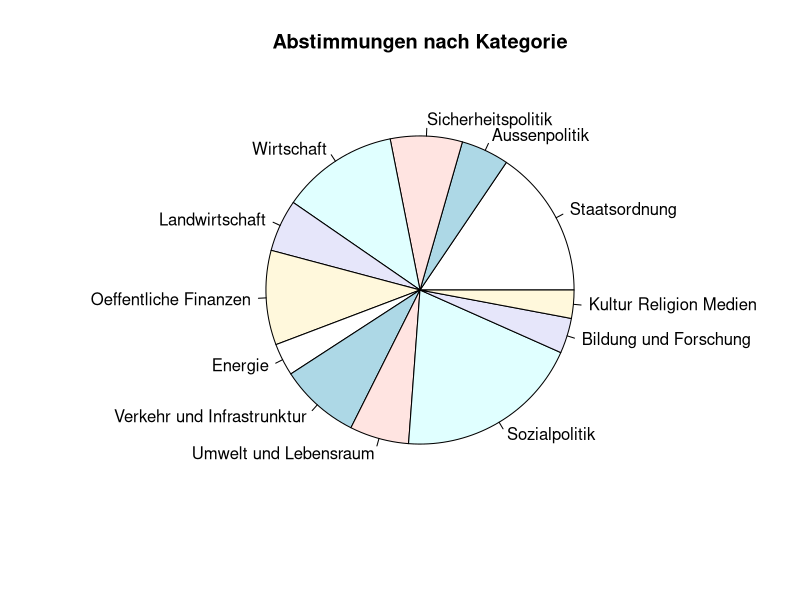
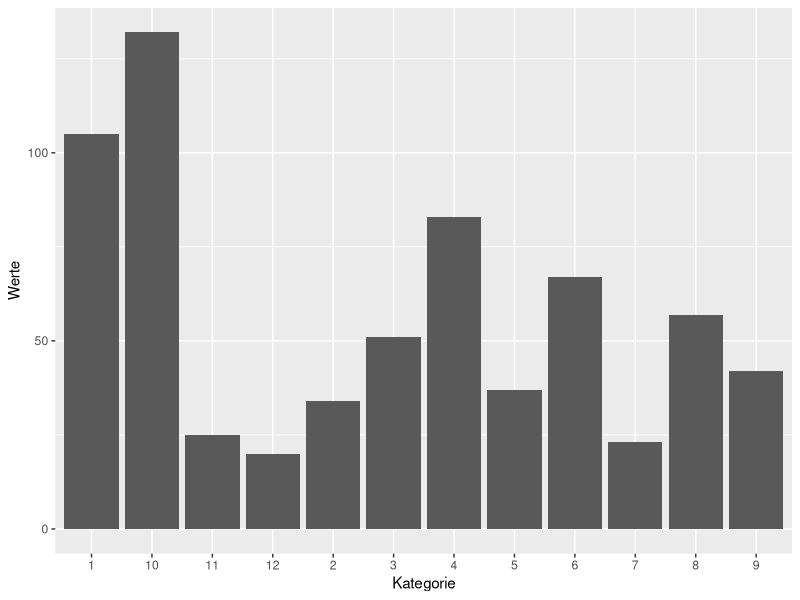
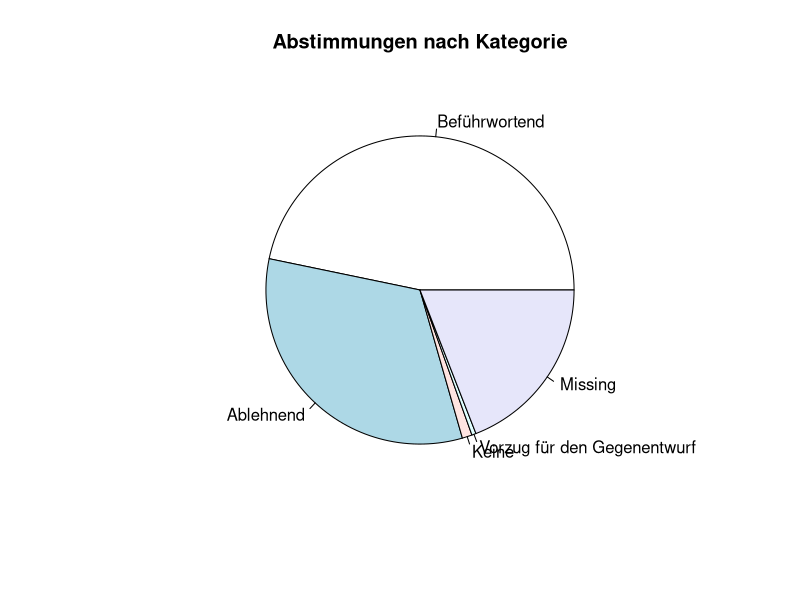
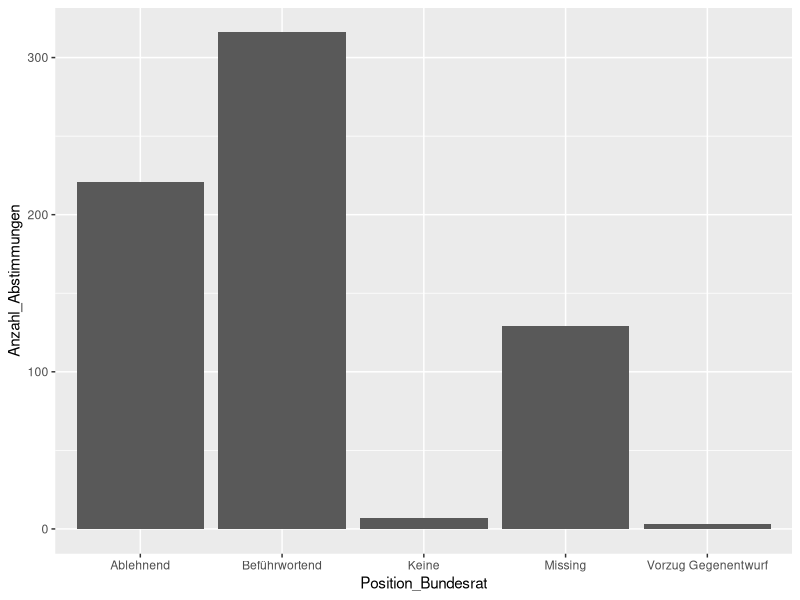
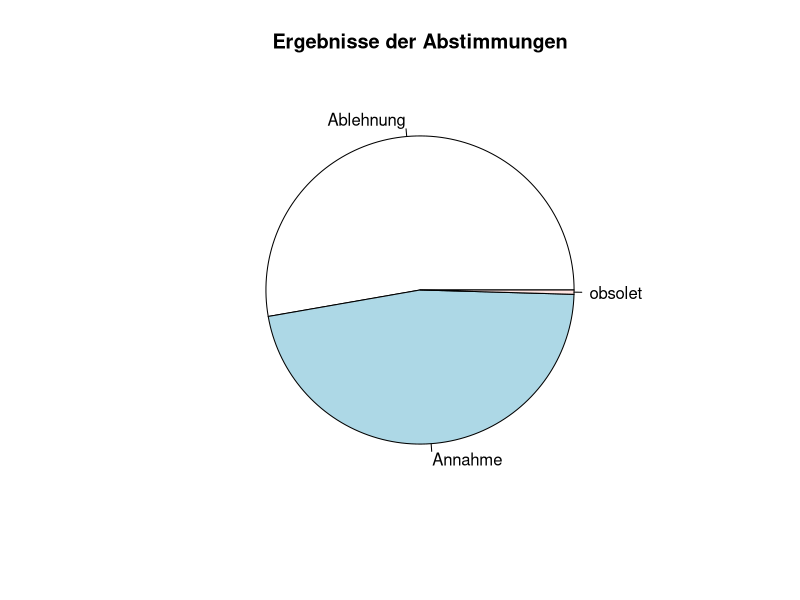

These charts were generated, in order, by the following R code:
## ---- chunk 1
library(ggplot2)
## ---- chunk 2
data_csv <- read.csv2("DatensatzAbstimmungen.csv", na = "NA")
data_csv
## ---- chunk 3
#datum <- subset(data_csv, select=c(anr,datum,annahme))
#datum

# Beispiel 5. Zeile und 2. Spalte
#datum[5,2]
## ---- chunk 4
table(data_csv$d1e1)

staatsordnung = data_csv["d1e1"] == 1
sum(staatsordnung)

aussenpolitik = data_csv["d1e1"] == 2
sum(aussenpolitik)

sicherheitspolitik = data_csv["d1e1"] == 3
sum(sicherheitspolitik)

wirtschaft = data_csv["d1e1"] == 4
sum(wirtschaft)

landwirtschaft = data_csv["d1e1"] == 5
sum(landwirtschaft)

oeffentlicheFinanzen = data_csv["d1e1"] == 6
sum(oeffentlicheFinanzen)

energie = data_csv["d1e1"] == 7
sum(energie)

verkehrUndInfrastrunktur = data_csv["d1e1"] == 8
sum(verkehrUndInfrastrunktur)

umweltUndLebensraum = data_csv["d1e1"] == 9
sum(umweltUndLebensraum)

sozialpolitik = data_csv["d1e1"] == 10
sum(sozialpolitik)

bildungUndForschung = data_csv["d1e1"] == 11
sum(bildungUndForschung)

kulturReligionMedien = data_csv["d1e1"] == 12
sum(kulturReligionMedien)

#Summe aller Kategorien zur Kontrolle
#sum(staatsordnung)+sum(aussenpolitik)+sum(sicherheitspolitik)+sum(wirtschaft)+sum(landwirtschaft)+sum(oeffentlicheFinanzen)+sum(energie)+sum(verkehrUndInfrastrunktur)+sum(umweltUndLebensraum)+sum(sozialpolitik)+sum(bildungUndForschung)+sum(kulturReligionMedien)

# als Pie plot dargestellt
werte <- c(105,34,51,83,37,67,23,57,42,132,25,20)
kategorie <- c("Staatsordnung","Aussenpolitik","Sicherheitspolitik","Wirtschaft","Landwirtschaft","Oeffentliche Finanzen","Energie","Verkehr und Infrastrunktur","Umwelt und Lebensraum","Sozialpolitik","Bildung und Forschung","Kultur Religion Medien")
pie(werte,labels=kategorie,main="Abstimmungen nach Kategorie")


data <- data.frame(Kategorie= c("1","2","3","4","5","6","7","8","9","10","11","12"), Werte= c(105,34,51,83,37,67,23,57,42,132,25,20))

ggplot(data,aes(x=Kategorie,y=Werte))+geom_bar(stat="identity")
## ---- chunk 5
befuerwortend = data_csv["br.pos"] == 1
sum(befuerwortend)

ablehnend = data_csv["br.pos"] == 2
sum(ablehnend)

keine = data_csv["br.pos"] == 3
sum(keine)

vorzugGegenentwurf = data_csv["br.pos"] == 8
sum(vorzugGegenentwurf)

vorzugVolksinitiative = data_csv["br.pos"] == 9
sum(vorzugVolksinitiative)

missing = data_csv["br.pos"] == "."
sum(missing)

#Kontrolle ob alle gezählt
sum(befuerwortend)+sum(ablehnend)+sum(keine)+sum(vorzugGegenentwurf)+sum(vorzugVolksinitiative)+sum(missing)

#in Pie plot darstellen (Vorzug Volksinitiative nicht angezeigt da = 0)
werte <- c(316,221,7,3,129)
kategorie <- c("Beführwortend","Ablehnend","Keine","Vorzug für den Gegenentwurf","Missing")
pie(werte,labels=kategorie,main="Abstimmungen nach Kategorie")

# in Balkendiagramm darstellen (Vorzug Volksinitiative nicht angezeigt da = 0)
data <- data.frame(Position_Bundesrat= c("Beführwortend","Ablehnend","Keine","Vorzug Gegenentwurf","Missing"), Anzahl_Abstimmungen= c(316,221,7,3,129))

ggplot(data,aes(x=Position_Bundesrat,y=Anzahl_Abstimmungen))+geom_bar(stat="identity")
## ---- chunk 6
ablehnung = data_csv["annahme"] == 0
sum(ablehnung)

annahme = data_csv["annahme"] == 1
sum(annahme)

geg.ang = data_csv["annahme"] == 8 #Bei Stichfragen: Gegenentwurf angenommen
sum(geg.ang)

volksin.ang = data_csv["annahme"] == 9  #Bei Stichfragen: Volksinitiative angenommen
sum(volksin.ang)

obsolet = data_csv["annahme"] == "."
sum(obsolet)

#dsum(ablehnung)+sum(annahme)+sum(geg.ang)+sum(volksin.ang)+sum(obsolet)


# in Pie plot darstellen (geg.ang und volksin.ang weggelassen weil 0)

werte <- c(355,315,3)
kategorie <- c("Ablehnung","Annahme","obsolet")
pie(werte,labels=kategorie,main="Ergebnisse der Abstimmungen")
## ---- chunk 7

